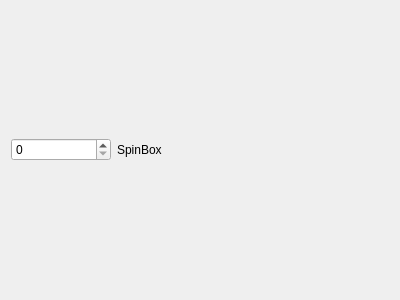
<?xml version="1.0" encoding="UTF-8"?>
<ui version="4.0">
 <class>SpinBox</class>
 <widget class="QWidget" name="SpinBox">
  <property name="geometry">
   <rect>
    <x>0</x>
    <y>0</y>
    <width>400</width>
    <height>300</height>
   </rect>
  </property>
  <property name="windowTitle">
   <string/>
  </property>
  <layout class="QHBoxLayout" name="horizontalLayout">
   <item>
    <widget class="QSpinBox" name="spinBox">
     <property name="minimumSize">
      <size>
       <width>100</width>
       <height>0</height>
      </size>
     </property>
    </widget>
   </item>
   <item>
    <widget class="QLabel" name="name">
     <property name="sizePolicy">
      <sizepolicy hsizetype="MinimumExpanding" vsizetype="Minimum">
       <horstretch>0</horstretch>
       <verstretch>0</verstretch>
      </sizepolicy>
     </property>
     <property name="minimumSize">
      <size>
       <width>100</width>
       <height>0</height>
      </size>
     </property>
     <property name="layoutDirection">
      <enum>Qt::RightToLeft</enum>
     </property>
     <property name="text">
      <string>SpinBox</string>
     </property>
    </widget>
   </item>
  </layout>
 </widget>
 <resources/>
 <connections/>
</ui>
